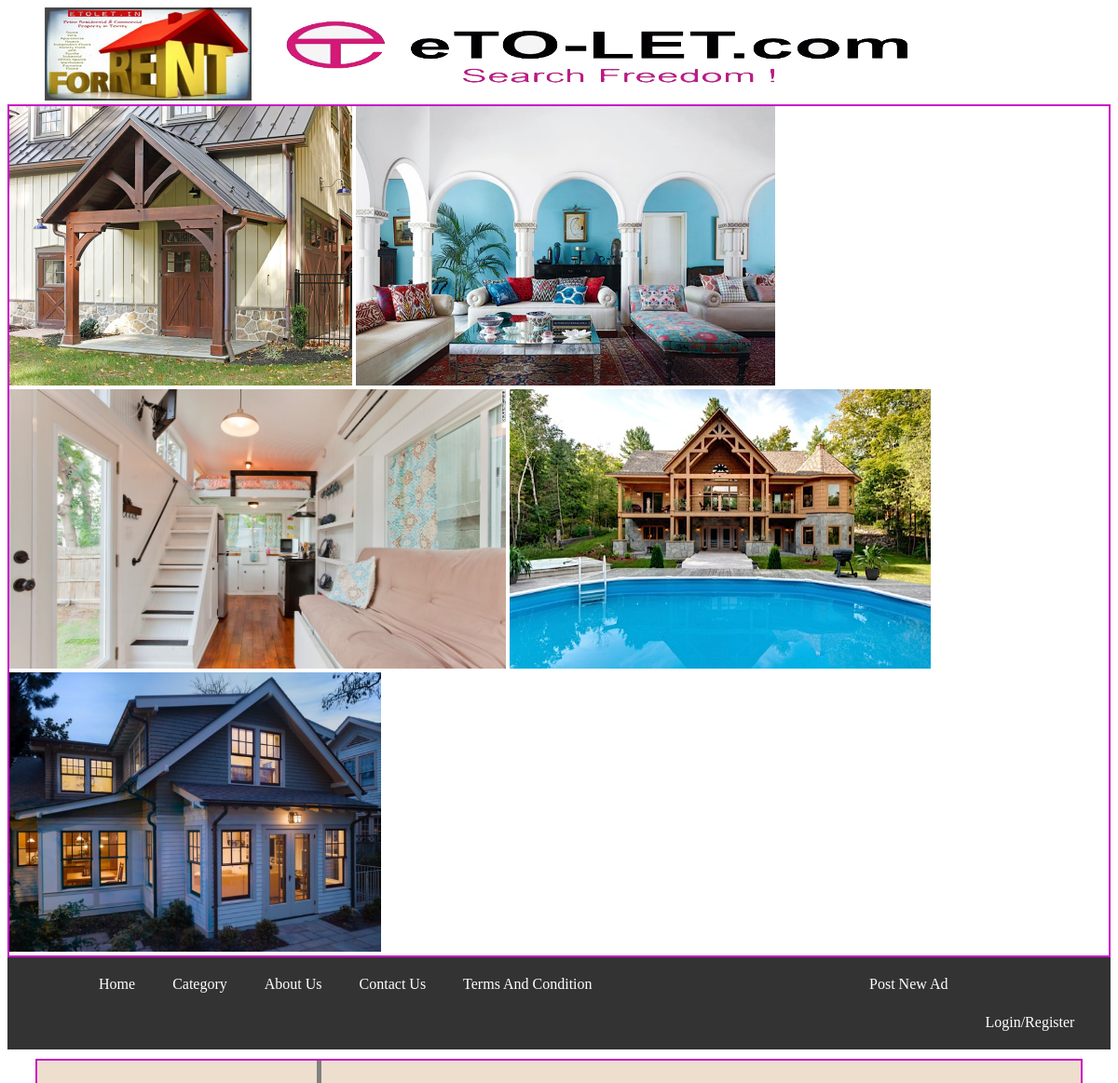
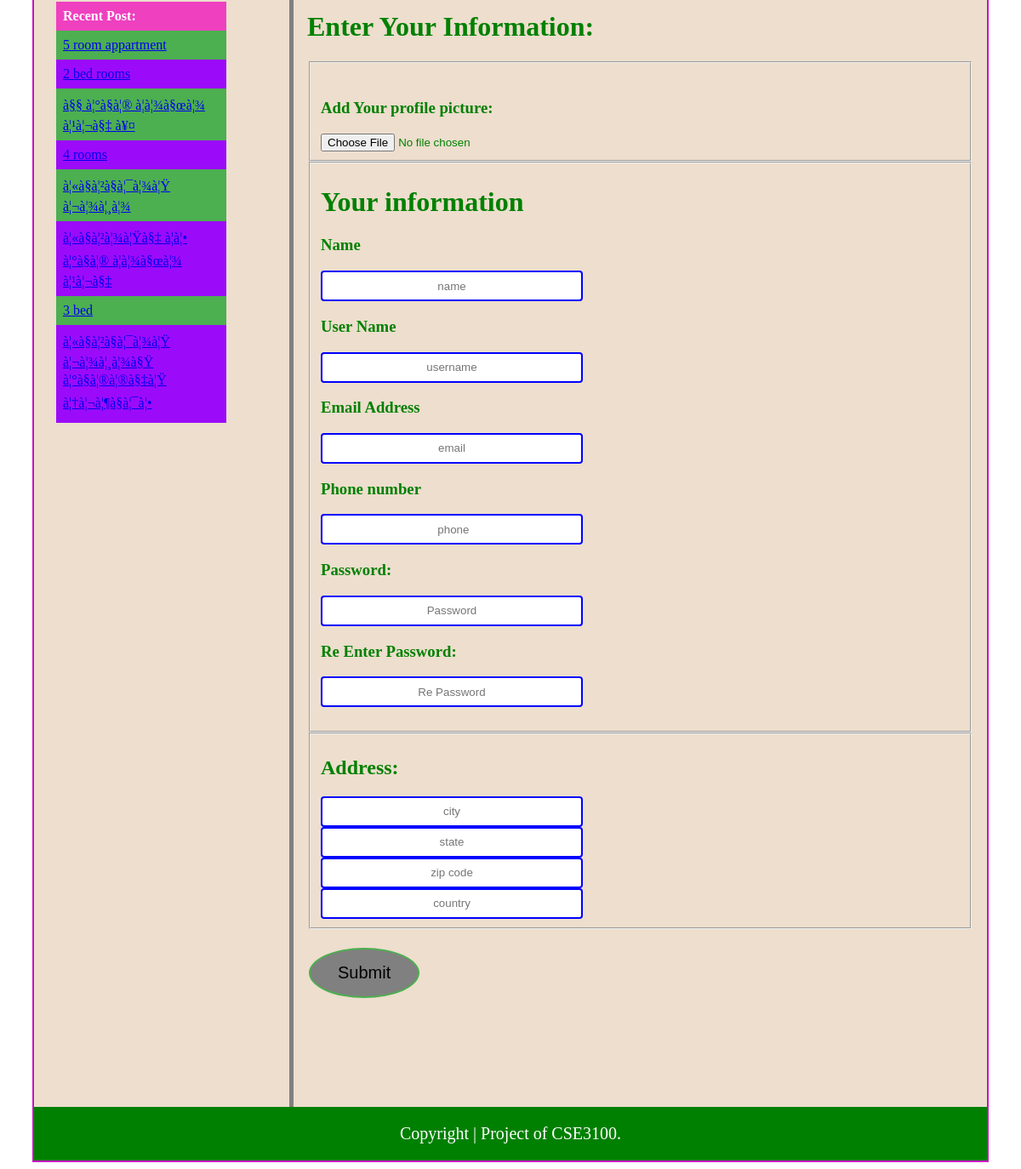
The app's page /signup.php with its own data (2 pictures, top to bottom).
### tables this page shows
CREATE TABLE `addinfo` (
  `add_id` int(11) NOT NULL AUTO_INCREMENT,
  `user_name` varchar(30) NOT NULL,
  `catagory` varchar(30) NOT NULL,
  `title` varchar(300) NOT NULL,
  `price` int(11) NOT NULL,
  `description` varchar(1000) NOT NULL,
  `posted_date` date DEFAULT NULL,
  `name` varchar(30) NOT NULL,
  `phone` varchar(30) NOT NULL,
  `email` varchar(30) NOT NULL,
  `house_no` varchar(30) NOT NULL,
  `city` varchar(30) NOT NULL,
  `state` varchar(30) DEFAULT NULL,
  `zip_code` varchar(30) DEFAULT NULL,
  `country` varchar(30) DEFAULT NULL,
  `image_name` varchar(200) DEFAULT NULL,
  `image` longblob,
  PRIMARY KEY (`add_id`,`user_name`)
);

### signup.php (the view, shortened to what this page needs)
<?php
include 'config.php';
?>
<!DOCTYPE html>
<html>
<head>
    <link rel="stylesheet" type="text/css" href="css/csssignup.css">
        <link rel="stylesheet" type="text/css" href="css/viewcategory.css">
</head>
<body>
     <div class="logo">
      <a href="home.php">
         <img src="logo/logo2.jpg" alt="Home" style="width:1000px; height:100px;border:2;">
      </a>
    </div>
<div style="border: 2px solid #ca13c6 ;">
            <marquee scrollamount="10" direction="left" behavior="scroll">
                      <img src="image/img1.jpg" />
                      <img src="image/img2.jpg" />
                      <img src="image/img3.jpg" />
                      <img src="image/img4.jpg" />
                      <img src="image/img5.jpg" />
            </marquee>
         </div>
      <div>
         <ul>
             <li><pre>          </pre></li>
           <li><a href="home.php">Home</a></li>
           <li><a href="home.php#category">Category</a></li>
           <li><a href="about.php">About Us</a></li>
           <li><a href="contact.php">Contact Us</a></li>
           <li><a href="terms.php">Terms And Condition</a></li>
           <li><pre>                                 </pre></li>
            <li><a href="add.php">Post New Ad</a></li>
            <li><pre>          </pre></li>
             <li>
                <?php
                    if($_SESSION['logged']==true)
                      {
                        echo '<a href="userinfo.php"><span>'.$_SESSION["username"].'</span></a>';
                        echo '<a href="logout.php"><span>Logout</span></a></li>';
                      }
                    elseif($_SESSION['logged']==false)
                      {
                        echo '<a href="home.php#login"><span>Login/Register</span></a></li>';
                      }
              ?>
         </ul>
      </div>
      <div class="container">
         <div style="background-color: #EDDECD">
        <nav>
         <div class="div">
             <table>
              <tr>
                <th>Recent Post:</th>
              </tr>
                  <?php
                        $query = "SELECT * FROM addinfo order by add_id DESC";
                        $result = mysqli_query($conn,$query) or die(mysql_error());
                        $cont=0;
                        if(mysqli_num_rows($result) > 0)
                        {
                            while ($row = mysqli_fetch_array($result))
                            {
                              $cont=$cont+1;
                              if($cont==9)break;
                    ?>
                                <tr>
                                  <td><a href="addetails.php?add_id=<?php echo $row['add_id']?>"><?php echo $row['title']."<br>"; ?></a>
                                </tr>
                    <?php
                         }
                       }
                     ?>
              </table>
           </div>
        </nav>
     <div class="makeborder">
          <h1>Enter Your Information:</h1>
         <form action="addprocess.php" method="post" enctype="multipart/form-data">
              <fieldset>
                <br><h3>Add Your profile picture:</h3>
                <input type="file" name="image" />
              </fieldset>
              <fieldset>
                <h1>Your information</h1>
                <h3>Name </h3>
                <input type="text" name="name" placeholder="name">
                <h3>User Name</h3>
                <input type="text" name="user_name" placeholder="username" ><br>
                <h3>Email Address</h3>
                <input type="email" name="email" placeholder="email">
                <h3>Phone number </h3>
                <input type="text" name="phone" placeholder=" phone">
                <h3> Password: </h3>
                <input type="password" name="password" placeholder="Password">
                <h3> Re Enter Password: </h3>
                <input type="password" name="repassword" placeholder="Re Password"> <br><br>
        </fieldset>
              <fieldset>
                 <h2>Address:</h2>
                <input type="text" name="city" placeholder="city" ><br>
                <input type="text" name="state" placeholder="state" ><br>
                <input type="text" name="zip_code" placeholder="zip code" ><br>
                <input type="text" name="country" placeholder="country" ><br>
              </fieldset>
            <br><button formmethod="post" formaction="signupProcess.php" type="submit", name="post">Submit</button><br><br>
           <br><br><br><br><br>
         </form>
     </div>
         <footer>
            Copyright | Project of CSE3100.
         </footer>
</div>
   </div>
</body>
</html>

### css/csssignup.css (style rules this page uses)
.container { margin: 10px 30px 0px 30px; //border: 1px solid gray; border: 2px solid #ca13c6; }
.logo { margin-left: 40px; //border-left: 1px solid gray; //padding: 1em; //background-color: #F7F0EF; background-color: white; }
.makeborder { margin-left: 300px; border-left: 5px solid gray; padding: 1em; //text-align: center; // color: red; //background-color: gray; color: green; }
.div { width: 200px; clear: right; }
img { //width : 200px; height: 300px; }
button { background-color: gray; color: black; border: 2px solid #4CAF50; border-radius: 50%; padding: 16px 32px; text-align: center; text-decoration: none; display: inline-block; font-size: 20px; margin: 4px 2px; }
input[type=text] { width: 300px; height: 30px; border: 2px solid blue; border-radius: 4px; text-align: center; }
input[type=email] { width: 300px; height: 30px; border: 2px solid blue; border-radius: 4px; text-align: center; }
input[type=password] { width: 300px; height: 30px; border: 2px solid blue; border-radius: 4px; text-align: center; }
header, footer { padding: 1em; background-color: black; color: white; text-align: center; }
footer { font-size: 20px; background-color: green; }
nav { float: left; clear: right; margin: 10px; padding: 1em; text-align: left; }
ul { list-style-type: none; background-color: #333333; margin: 0; padding: 0; overflow: hidden; }
li { float: left; }
li a { color: white; padding: 20px; text-decoration: none; text-align: center; display: inline-block; }

### css/viewcategory.css (style rules this page uses)
.container { margin: 10px 30px 0px 30px; //border: 1px solid gray; border: 2px solid #ca13c6; }
.logo { margin-left: 40px; //border-left: 1px solid gray; //padding: 1em; //background-color: #F7F0EF; background-color: white; }
.makeborder { margin-left: 300px; border-left: 5px solid gray; padding: 1em; //text-align: center; // color: red; //background-color: gray; color: green; }
table { border-collapse: collapse; width: 100%; color: blue; }
th, td { text-align: left; padding: 8px; }
tr:nth-child(even) { //background-color: #f2f2f2; background-color: #4CAF50; color: white; }
tr:nth-child(odd) { //background-color: #f2f2f2; background-color: #9B0BF9; color: white; }
th { background-color: #EE40BF; color: white; }
img { //width : 200px; height: 300px; }
footer { padding: 1em; background-color: black; color: white; text-align: center; font-size: 20px; background-color: green; }
nav { float: left; clear: right; margin: 10px; padding: 1em; text-align: left; }
ul { list-style-type: none; background-color: #333333; margin: 0; padding: 0; overflow: hidden; }
li { float: left; }
li a { color: white; padding: 20px; text-decoration: none; text-align: center; display: inline-block; }

### records on screen
addinfo: title "5 room appartment"
addinfo: title "2 bed rooms"
addinfo: title "à§§ à¦°à§à¦® à¦­à¦¾à§œà¦¾ à¦¹à¦¬à§‡ à¥¤"
addinfo: title "4 rooms"
addinfo: title "à¦«à§à¦²à§à¦¯à¦¾à¦Ÿ à¦¬à¦¾à¦¸à¦¾"
addinfo: title "à¦«à§à¦²à¦¾à¦Ÿà§‡ à¦à¦• à¦°à§à¦® à¦­à¦¾à§œà¦¾ à¦¹à¦¬à§‡"
addinfo: title "3 bed"
addinfo: title "à¦«à§à¦²à§à¦¯à¦¾à¦Ÿ à¦¬à¦¾à¦¸à¦¾à§Ÿ à¦°à§à¦®à¦®à§‡à¦Ÿ à¦†à¦¬à¦¶à§à¦¯à¦•"
